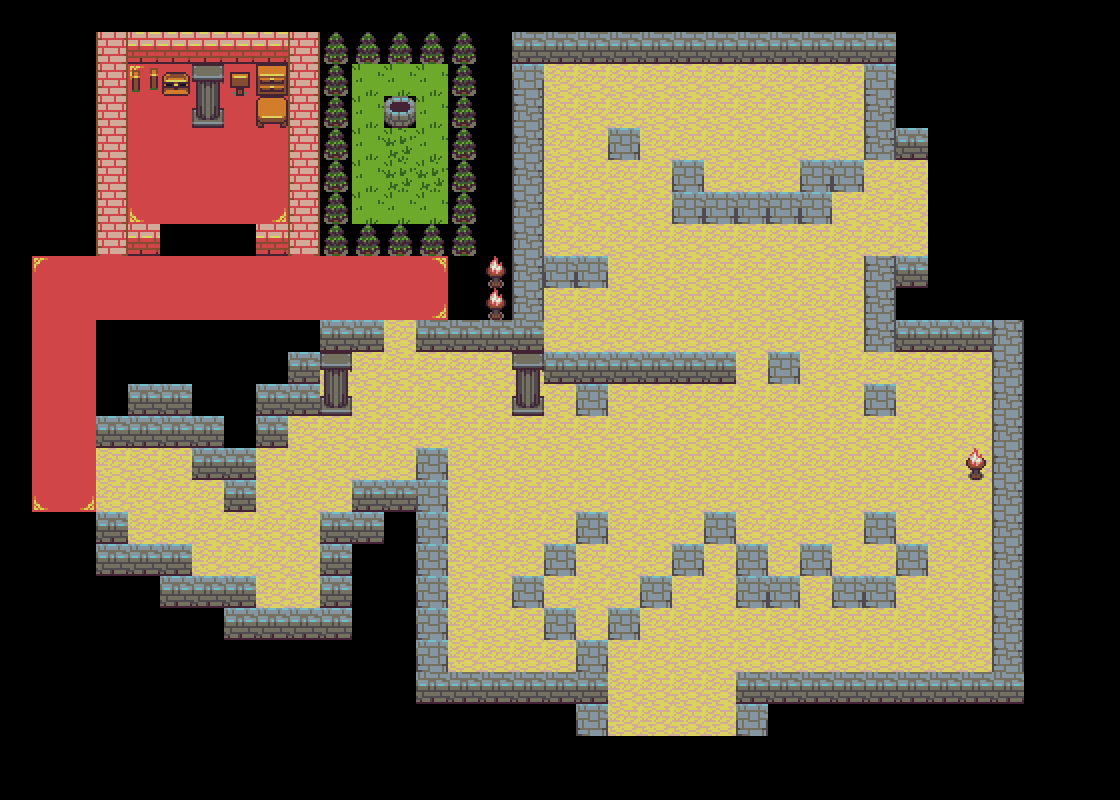

Tiled map render using the project's own tile images. Description and the map definition, with tile-layer contents summarised, below:
An orthogonal 35x25 tile map with 32x32 px tiles, 2 tile layers (background, house) and 35 objects.

<map version="1.0" tiledversion="1.2.1" orientation="orthogonal" renderorder="right-down" width="35" height="25" tilewidth="32" tileheight="32" infinite="0" nextlayerid="23" nextobjectid="88">
 <tileset firstgid="1" source="16.tsx" />
 <layer id="21" name="background" width="35" height="25">
  <data>[875 cells, 401 non-empty, 7 distinct tile ids]</data>
 </layer>
 <layer id="22" name="house" width="35" height="25">
  <data>[875 cells, 194 non-empty, 19 distinct tile ids]</data>
 </layer>
 <objectgroup id="18" name="door">
  <object id="49" x="160" y="224" width="32" height="32">
   <properties>
    <property name="open" type="int" value="0" />
   </properties>
  </object>
  <object id="50" x="192" y="224" width="32" height="32">
   <properties>
    <property name="open" type="int" value="0" />
   </properties>
  </object>
  <object id="51" x="224" y="224" width="32" height="32">
   <properties>
    <property name="open" type="int" value="0" />
   </properties>
  </object>
  <object id="52" x="640" y="128" width="32" height="32">
   <properties>
    <property name="open" type="int" value="0" />
   </properties>
  </object>
  <object id="53" x="641" y="160" width="32" height="32">
   <properties>
    <property name="open" type="int" value="0" />
   </properties>
  </object>
  <object id="54" x="896" y="160" width="32" height="32">
   <properties>
    <property name="open" type="int" value="2" />
   </properties>
  </object>
  <object id="55" x="896" y="192" width="32" height="32">
   <properties>
    <property name="open" type="int" value="2" />
   </properties>
  </object>
  <object id="56" x="896" y="224" width="32" height="32">
   <properties>
    <property name="open" type="int" value="2" />
   </properties>
  </object>
  <object id="57" x="384" y="353" width="32" height="32">
   <properties>
    <property name="open" type="int" value="0" />
   </properties>
  </object>
  <object id="58" x="384" y="385" width="32" height="32">
   <properties>
    <property name="open" type="int" value="0" />
   </properties>
  </object>
  <object id="59" x="385" y="417" width="32" height="32">
   <properties>
    <property name="open" type="int" value="0" />
   </properties>
  </object>
  <object id="60" x="603" y="420" width="32" height="32">
   <properties>
    <property name="open" type="int" value="0" />
   </properties>
  </object>
  <object id="61" x="639" y="448" width="32" height="32">
   <properties>
    <property name="open" type="int" value="0" />
   </properties>
  </object>
  <object id="62" x="607" y="480" width="32" height="32">
   <properties>
    <property name="open" type="int" value="0" />
   </properties>
  </object>
  <object id="63" x="96" y="450" width="32" height="32">
   <properties>
    <property name="open" type="int" value="0" />
   </properties>
  </object>
  <object id="64" x="99" y="480" width="32" height="32">
   <properties>
    <property name="open" type="int" value="0" />
   </properties>
  </object>
  <object id="65" x="802" y="448" width="32" height="32">
   <properties>
    <property name="open" type="int" value="0" />
   </properties>
  </object>
  <object id="66" x="842" y="416" width="32" height="32">
   <properties>
    <property name="open" type="int" value="0" />
   </properties>
  </object>
  <object id="67" x="843" y="483" width="32" height="32">
   <properties>
    <property name="open" type="int" value="0" />
   </properties>
  </object>
  <object id="68" x="839" y="353" width="32" height="32">
   <properties>
    <property name="open" type="int" value="0" />
   </properties>
  </object>
  <object id="70" x="615" y="716" width="32" height="32">
   <properties>
    <property name="open" type="int" value="0" />
   </properties>
  </object>
  <object id="71" x="648" y="714" width="32" height="32">
   <properties>
    <property name="open" type="int" value="0" />
   </properties>
  </object>
  <object id="72" x="679" y="717" width="32" height="32">
   <properties>
    <property name="open" type="int" value="0" />
   </properties>
  </object>
  <object id="73" x="705" y="712" width="32" height="32">
   <properties>
    <property name="open" type="int" value="0" />
   </properties>
  </object>
  <object id="77" x="745" y="360" width="32" height="32">
   <properties>
    <property name="open" type="int" value="0" />
   </properties>
  </object>
  <object id="78" x="801" y="355" width="32" height="32">
   <properties>
    <property name="open" type="int" value="0" />
   </properties>
  </object>
 </objectgroup>
 <objectgroup id="9" name="player">
  <object id="47" x="205" y="284" width="32" height="32">
   <properties>
    <property name="img" value="person.png" />
   </properties>
  </object>
  <object id="79" x="735" y="419" width="32" height="32">
   <properties>
    <property name="img" value="orc.png" />
   </properties>
  </object>
  <object id="80" x="906" y="613" width="32" height="32">
   <properties>
    <property name="img" value="orc.png" />
   </properties>
  </object>
  <object id="81" x="706" y="621" width="32" height="32">
   <properties>
    <property name="img" value="orc.png" />
   </properties>
  </object>
  <object id="82" x="768" y="105" width="32" height="32">
   <properties>
    <property name="img" value="orc.png" />
   </properties>
  </object>
  <object id="83" x="643" y="284" width="32" height="32">
   <properties>
    <property name="img" value="skeleton.png" />
   </properties>
  </object>
  <object id="84" x="578" y="80" width="32" height="32">
   <properties>
    <property name="img" value="skeleton.png" />
   </properties>
  </object>
  <object id="85" x="682" y="69" width="32" height="32">
   <properties>
    <property name="img" value="skeleton.png" />
   </properties>
  </object>
  <object id="87" x="462" y="602" width="32" height="32">
   <properties>
    <property name="img" value="orc.png" />
   </properties>
  </object>
 </objectgroup>
</map>
